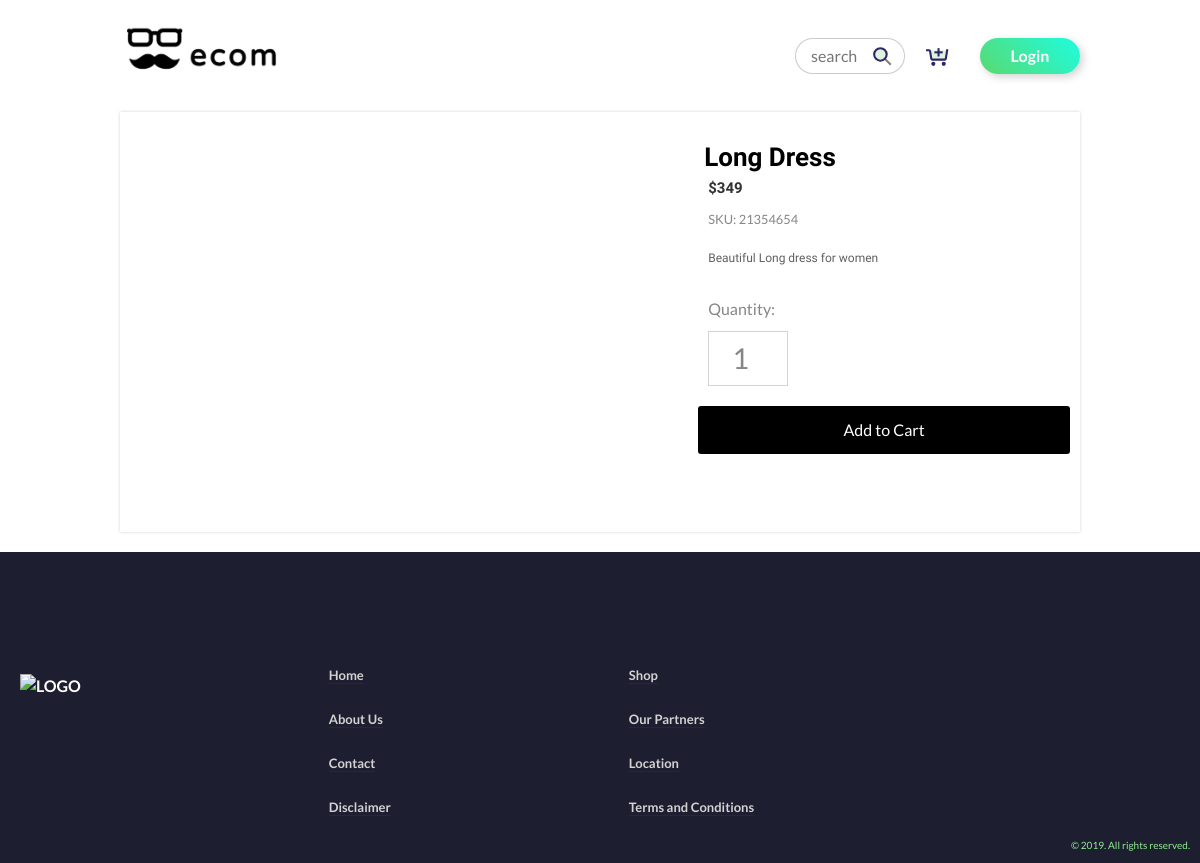
The page /products/product/27 on the database its author committed.
### tables this page shows
CREATE TABLE `products` (
  `id` int(11) NOT NULL,
  `title` varchar(255) NOT NULL,
  `description` text NOT NULL,
  `image` text NOT NULL,
  `category` int(11) NOT NULL,
  `price` double UNSIGNED NOT NULL,
  `added_on` timestamp NOT NULL DEFAULT CURRENT_TIMESTAMP
);

### controllers/productsController.php (called while the page is built, shortened)
<?php
	class ProductsController extends Controller
	{
		public function __construct()
		{
			$this -> model = $this -> model('prodModel');
		}
		public function product($id)
		{
			$data = $this -> model -> getProductById($id);
			$data['title'] = "Ecom - " . $data['product']['title'];
			$this -> loadView('product', $data);
		}
	}
 ?>

### index.php (called while the page is built, shortened)
<?php
	new Router();

### core/Model.php (called while the page is built, shortened)
<?php
class Model
{
	public function __construct()
	{
		$this -> host = "localhost";
		$this -> username = "root";
		$this -> password = "Ahsankhan142!";
		$this -> db_name = "ecom";
		$this -> db = new mysqli($this -> host, $this -> username, $this -> password, $this -> db_name);
	}
}

### models/prodModel.php (called while the page is built, shortened)
<?php
	require_once("core/Model.php");
	class ProdModel extends Model
	{
		public function getProductById($id)
		{
			$data = [];
			if (isset($id[2])) {
				$id = $id[2];
			}else $id = 0;
			$q = "SELECT * FROM products WHERE id = $id";
			$result = $this -> db -> query($q);
			if($result -> num_rows > 0)
			{
				$data['products_success'] = true;
				$data['product'] = $result -> fetch_assoc();
			}
			return $data;
		}
	}
 ?>

### views/product.php (the view, shortened to what this page needs)
<?php
	require("views/libs/header.php");
	if(isset($data['products_success'])) {
		$product = $data['product'];
 ?>
	<div class="product_page">
		<div class="container">
			 <div class="product_img">
			 </div>
			<div class="product_info">
			    <div class="product_title">
			    	<?php echo $product['title'] ?>
			    </div>
				<div class="product_price">
					$<?php echo $product['price'] ?>
				</div>
			    <div class="product_model">SKU: 21354654</div>
			    <div class="product_descr">
			    	<?php echo $product['description'] ?>
			    </div>
				<form action="<?php echo APPROOT ?>/cart/add_cart/<?php echo $product['id'] ?>" method="post">
					<div class="product_quantity">Quantity:<br>
				     	<input type="number" value="1" name="quantity" min="1" max="10">
				    </div>
					<div onclick="addToCart(<?php echo $product['id'] ?>);" class="add_to_cart">
							Add to Cart
					</div>
				</form>
			</div>
  		</div>
	</div>
<?php } else {?>
	<div class="error">
		Product not found
	</div>
<?php } ?>
<?php
	require_once("views/libs/footer.php");

### views/libs/style.css (style rules this page uses)
:root { --logo-color: #5AD974; }
form { background: white; width: 100%; padding:50px 70px; margin: 10px auto; border-radius: 5px; }
input, select { width: 100%; border: 1px solid lightgray; padding: 8px; font-size: 14px; }
* { padding: 0; margin: 0; box-sizing: border-box; font-family: 'Lato', sans-serif; }
body { font-family: sans-serif; color: #424242; margin: 0; padding: 0; min-height: 100vh; }
.product_page .container { width: 960px; margin: 20px auto; display: flex; background: white; padding: 10px; border: radius: 16px; box-shadow: 0px 0px 3px lightgray; }
.product_img { width: 580px; height: 400px; padding: 16px; text-align: center; }
.product_info { width: 380px; text-align: justify; }
.product_info form { padding: 0; }
.product_title { font-size: 26px; color: black; padding: 16px 0 0 6px; font-weight: bold; font-family: 'Varela Round', sans-serif; text-align: left; }
.product_model { padding: 10px; color: #878686; font-size: .8rem; }
.product_price { padding: 0 10px ; font-size: 15px; font-weight: bold; font-family: 'Varela Round', sans-serif; color: #333; }
.product_descr { color: #615F5F; padding:10px; font-size: 12px; text-align: left; font-family: 'Varela Round', sans-serif; }
.product_page .add_to_cart { width: 100%; padding: 12px 0; background-color: black; text-align: center; color: white; cursor: pointer; border-radius: 3px; transition: all .5s; }
.product_quantity { color: #878686; padding: 10px; }
.product_quantity input[type="number"] { border: 1px solid lightgray; width: 80px; font-size: 1.8em; margin: 10px 0; padding: 5px; text-align:center; color: #878686; box-sizing: border-box; }

### rows shown on the page
products: title "Long Dress", price "349", description "Beautiful Long dress for women"
